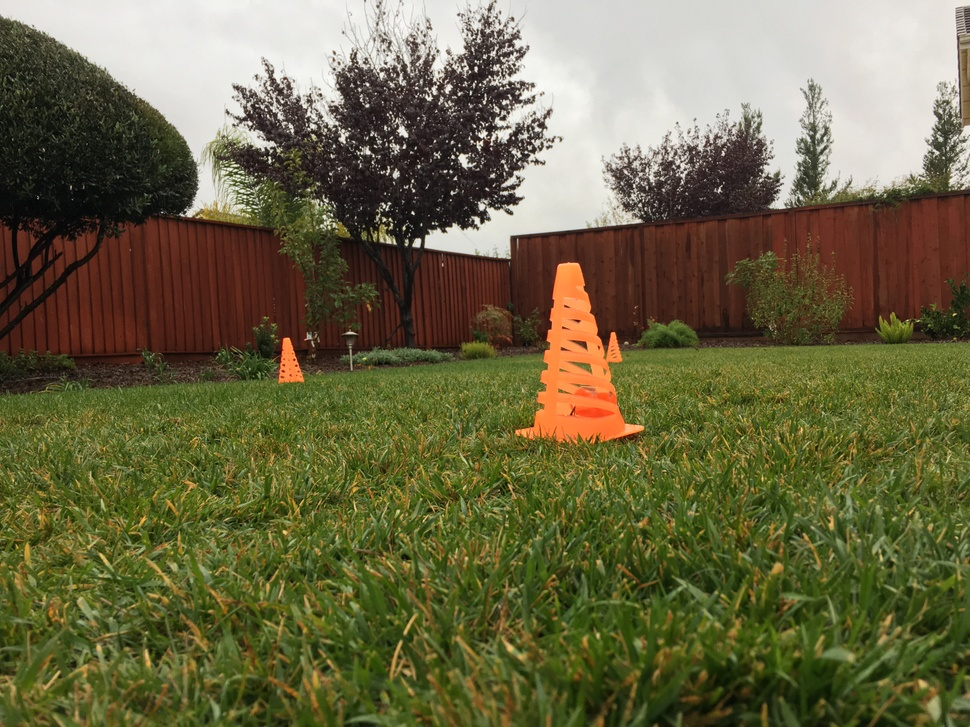
#> input picture images/IMG_1053.JPG, 970 x 727 px, shrunk from 4032 x 3024 before the run
$ python -i cone_code.py   (imports and definitions only)   (older library calls are emulated)
#> lines starting #> are read from the running program, lines starting #| are printed output that depends on the picture; after the words box and inside, x2 and y2 are one past the last pixel; in counts of white or black regions, pixels touching at a corner belong together
""" This file contains the classes for cone detection and seeking """
#
# Common functions for cone detection and seeking
#
import cv2, time
import numpy as np
from threading import Timer

# Needed for publishing the messages
class pose_data:
    x = 0
    y = 0
    z = 0
    w = 0
    h = 0
    d = 0
    area = 0.0

def is_cv2():
    # if we are using OpenCV 2, then our cv2.__version__ will start
    # with '2.'
    return check_opencv_version("2.")

# [4 lines left out: function is_cv3, not called in this run]

def check_opencv_version(major):
    # return whether or not the current OpenCV version matches the
    # major version number
    return cv2.__version__.startswith(major)

class ConeFinder:
    """ ConeFinder class """
    codec = 'XVID'

    def __init__(self, min_area=30):
        self.firstTime = True
        self.rgbOut = None
        self.depthOut = None
        self.min_area = min_area

    # [9 lines left out: function _initCapture, not called in this run]

    def _getHullDepth(self, hull, depthImg=None):
        """ Returns depth range tuple (min, max) """
        if depthImg is None:
            return (0, 0)

        depthList = []
        # Get bounding box of the hull
        for point in hull:
            depth = depthImg[point[0][1], point[0][0]]
            # R200 provides depth from 50cm to 3.5m typically and each unit is mm
            if depth > 0:
                depthList.append(depth)

        # If we have most of the points with depth, we will assume the rest were error
        if len(depthList) > len(hull)/2:
            depthList.sort()
            return (depthList[0], depthList[-1])

        return (0, 0)

    def _convexHullIsPointingUp(self, hull):
        (centerX, centerY), (w, h), angle = cv2.minAreaRect(hull)

        # Remove any cones with size less than certain threshold
        if h*w < self.min_area:
            #print('Area %d too small' % (h*w))
            return False

        # Our cones are tall, rather than high but angle can affect w and h
        # Angle goes from +90 to -90
        if(angle > 60 or angle < -60):
            aspectRatio = float(h) / w
        elif(angle < 30 and angle > -30):
            aspectRatio = float(w) / h
        else:
            # Very inclined cone, drop them
            #print('Angle (%d) too steep' % angle)
            return False

        #if aspectRatio > 0.9:
            #print('Aspect ratio (%f) too low, %d' % (aspectRatio, angle))
            #return False

        listOfPointsAboveCenter = []
        listOfPointsBelowCenter = []

        # step through all points in convex hull
        for point in hull:
            # and add each point to
            # list of points above or below vertical center as applicable
            if point[0][1] < centerY:
                listOfPointsAboveCenter.append(point)
            else:
                listOfPointsBelowCenter.append(point)

        base = 0
        if len(listOfPointsBelowCenter):
            intLeftMostPointBelowCenter = listOfPointsBelowCenter[0][0][0]
            intRightMostPointBelowCenter = listOfPointsBelowCenter[0][0][0]
            # determine left and right most points below center
            for point in listOfPointsBelowCenter:
                if point[0][0] < intLeftMostPointBelowCenter:
                    intLeftMostPointBelowCenter = point[0][0]
                if point[0][0] >= intRightMostPointBelowCenter:
                    intRightMostPointBelowCenter = point[0][0]
            base = intRightMostPointBelowCenter - intLeftMostPointBelowCenter

        top = 0
        if len(listOfPointsAboveCenter):
            intLeftMostPointAboveCenter = listOfPointsAboveCenter[0][0][0]
            intRightMostPointAboveCenter = listOfPointsAboveCenter[0][0][0]
            # determine left and right most points above center
            for point in listOfPointsAboveCenter:
                if point[0][0] < intLeftMostPointAboveCenter:
                    intLeftMostPointAboveCenter = point[0][0]
                if point[0][0] >= intRightMostPointAboveCenter:
                    intRightMostPointAboveCenter = point[0][0]
            top = intRightMostPointAboveCenter - intLeftMostPointAboveCenter

        # Top should be smaller than base, ideally only a few pixels
        if (top > base/2):
            #print('top too wide')
            return False

        # Check for slanted cones
        for point in listOfPointsAboveCenter:
            if point[0][0] < intLeftMostPointBelowCenter or \
             point[0][0] > intRightMostPointBelowCenter:
                #print('Slanted cone')
                return False

        # if we get here, shape has passed pointing up check
        return True

    def _process_orange_color(self, img):
        # convert to HSV color space, this will produce better color filtering
        imgHSV = cv2.cvtColor(img, cv2.COLOR_BGR2HSV)

        # Threshold on low range of HSV red
        low_redl = np.array([0, 135, 90])
        low_redh = np.array([19, 255, 255])
        imgThreshLow = cv2.inRange(imgHSV, low_redl, low_redh)

        # threshold on high range of HSV red
        high_redl = np.array([160, 135, 90])
        high_redh = np.array([179, 255, 255])
        imgThreshHigh = cv2.inRange(imgHSV, high_redl, high_redh)

        # combine low range red thresh and high range red thresh
        return cv2.bitwise_or(imgThreshLow, imgThreshHigh)

    # [22 lines left out: functions captureFrames, release, not called in this run]

    def find_cones(self, img, depthImg=None):
        h, w = img.shape[:2]

        image_centerX = w/2
        image_centerY = h  # y goes down from top

        # Process orange color and convert to gray image
        imgThresh = self._process_orange_color(img)
        #imgThresh = cv2.GaussianBlur(imgThresh, (3, 3), 0)
        #imgThresh = cv2.medianBlur(imgThresh, 5)
        imgThresh = cv2.bilateralFilter(imgThresh, 5, 20, 20)

        if is_cv2():
            contours, hierarchy = cv2.findContours(imgThresh, cv2.RETR_EXTERNAL,
                                                   cv2.CHAIN_APPROX_SIMPLE)
        else:
            image, contours, hierarchy = cv2.findContours(imgThresh, cv2.RETR_EXTERNAL,
                                                          cv2.CHAIN_APPROX_SIMPLE)

        listOfHullsAndArea = []
        if len(contours) != 0:
            for cnt in contours:
                epsilon = 0.1 * cv2.arcLength(cnt, True)
                # print'epsilon',epsilon
                contour = cv2.approxPolyDP(cnt, epsilon, True)
                #contour = cv2.approxPolyDP(cnt, 6.7, True)
                # Find convex hulls.
                hull = cv2.convexHull(contour, returnPoints=True)
                # get the depth range for the hull - min and max
                depthRange = self._getHullDepth(hull, depthImg)
                # We need to sort and store the contours by proximity of their centroids
                listOfHullsAndArea.append((hull, cv2.contourArea(hull), depthRange))

        listOfCones = []
        poses = []

        # Sort the list by decreasing area
        listOfHullsAndArea.sort(key=lambda had: had[1], reverse=True)
        for (hull, area, (dMin, dMax)) in listOfHullsAndArea:
            # print 'convexHull',len(temp)
            if len(hull) >= 3 and self._convexHullIsPointingUp(hull):
                listOfCones.append(hull)
                x, y, w, h = cv2.boundingRect(hull)
                pose = pose_data()
                pose.x = x + w/2 - image_centerX
                pose.w = w
                # Height is being measured top of screen to down so we need to invert y
                pose.y = (image_centerY - (y+h))
                pose.h = h
                pose.z = dMin   # But this is the hypotenuse
                pose.d = dMax - dMin
                pose.area = area
                poses.append(pose)

        return (poses, listOfCones)

class ConeSeeker:
    """ ConeSeeker class
        It will produce a steering range of -1. to 1. and
        a throttle value of min_throttle to 1.
    """
    # Must be between 0. to 1.
    conf_decay_rate = 0.8
    nItems = 16

    # [136 lines left out: functions __init__, _search_timeout, _search_cone, _update_prev_poses, _getConfFromOldFrames, _get_drive_deltas and 1 more, not called in this run]

>>> import cv2
>>> picture = cv2.imread('../images/IMG_1053.JPG')
#> picture is the input picture: shape (727, 970, 3); mean B, G, R 68.1, 102.1, 106.5
>>> result = ConeFinder().find_cones(picture)
#> in _process_orange_color, `imgHSV = cv2.cvtColor(img, cv2.COLOR_BGR2HSV)`: imgHSV: shape (727, 970, 3); mean H, S, V 27.6, 124.1, 111.5
#> in _process_orange_color, `imgThreshLow = cv2.inRange(imgHSV, low_redl, low_redh)`:
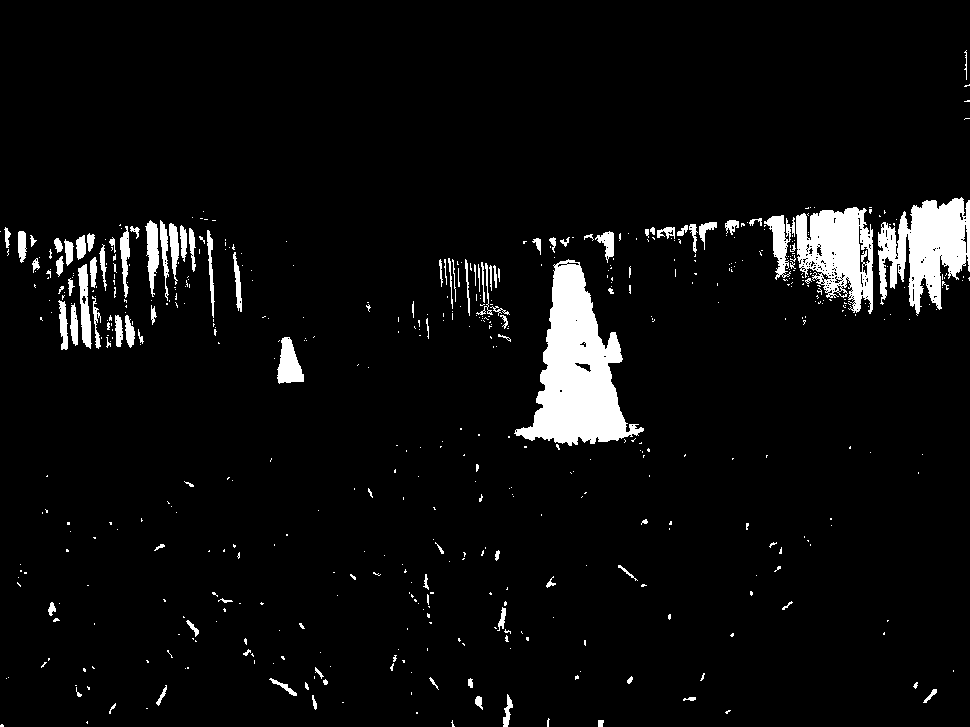
#> imgThreshLow: shape (727, 970); 5.1% white; 557 white regions (451 under 20 px)
#> in _process_orange_color, `imgThreshHigh = cv2.inRange(imgHSV, high_redl, high_redh)`: imgThreshHigh: shape (727, 970); every value is 0
#> in find_cones, `image, contours, hierarchy = cv2.findContours(imgThresh, cv2.RETR_EXTE..`: contours = 557 contours, 486 with area under 20; largest, box (x1, y1, x2, y2) and area: (514, 259, 644, 446) 11052, (878, 197, 970, 316) 5988, (796, 207, 873, 314) 5455, (277, 337, 304, 384) 752, (764, 215, 795, 280) 743
#> the loop in find_cones, `for cnt in contours:` made 557 passes
#> (epsilon, contour, hull) on passes 1 to 3: (0.883, [[0, 725], [0, 726], [3, 726], [2, 724]], [[2, 724], [3, 726], [0, 726], [0, 725]]), (0.483, [[87, 721], [86, 722], [87, 723]], [[87, 723], [86, 722], [87, 721]]), (2.14, [[598, 720], [598, 726], [602, 726], [603, 720]], [[603, 720], [602, 726], [598, 726], [598, 720]])
#> after the loop in find_cones, `for cnt in contours:`: listOfHullsAndArea = 557 items
#> the loop in find_cones, `for (hull, area, (dMin, dMax)) in listOfHullsAndArea: # print 'convexH..` made 557 passes
#> (hull, area, centerX in _convexHullIsPointingUp, centerY in _convexHullIsPointingUp, angle in _convexHullIsPointingUp, aspectRatio in _convexHullIsPointingUp) on passes 1, 2, 15, 17, 19, 23, 25: ([[638, 435], [514, 433], [560, 261]], 10710, 547.7, 371, -24.15, 0.589), ([[303, 381], [278, 382], [284, 337]], 559.5, 282.8, 363.6, -23.36, 0.487), ([[555, 584], [547, 587], [550, 581], [553, 576]], 36.5, 552.4, 582.7, -63.43, 0.464), ([[428, 589], [423, 586], [425, 574]], 33, 424.4, 581.9, -11.31, 0.282), ([[39, 267], [33, 272], [37, 258]], 32, 37.11, 265.6, -74.05, 0.302), ([[55, 611], [50, 615], [52, 602]], 28.5, 53.14, 608.8, -81.25, 0.329), ([[592, 240], [584, 239], [592, 234]], 24, 588, 237, -90, 1.33)
#> (hull, area, centerX in _convexHullIsPointingUp, centerY in _convexHullIsPointingUp, angle in _convexHullIsPointingUp, aspectRatio in _convexHullIsPointingUp) on passes 3, 4, 5, 6, 7, 9: ([[607, 262], [595, 238], [609, 231]], 210, 608, 246.5, -26.57, 0.583), ([[704, 249], [699, 226], [716, 222]], 205.5, 703.6, 232.7, -66.04, 0.471), ([[73, 246], [67, 265], [65, 239]], 97, 69.71, 251.7, -4.4, 0.285), ([[674, 227], [674, 238], [657, 230]], 93.5, 666.4, 233.8, -10.01, 1.59), ([[78, 259], [76, 240], [84, 235]], 81, 77.82, 246.2, -75.96, 0.265), ([[62, 248], [57, 252], [54, 240], [58, 238]], 60, 57.5, 245, -21.8, 0.485)

$ run again, on images/IMG_1055.JPG
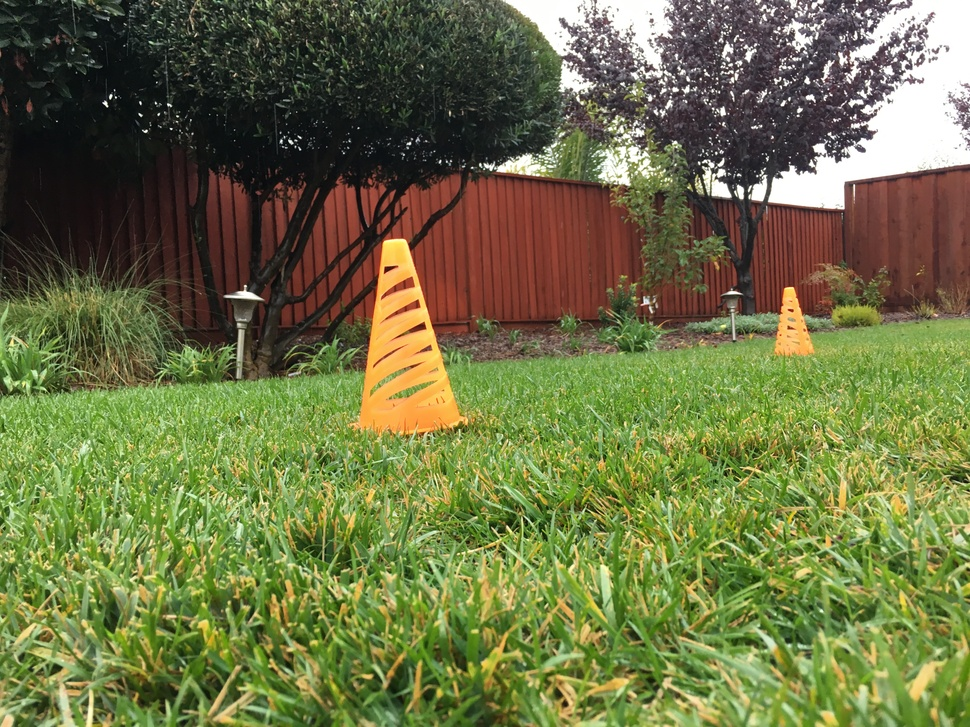
#> input picture images/IMG_1055.JPG, 970 x 727 px, shrunk from 4032 x 3024 before the run
#> picture is the input picture: shape (727, 970, 3); mean B, G, R 68, 114.2, 109.1
#> imgHSV: shape (727, 970, 3); mean H, S, V 43.9, 113.5, 123.5
#> in _process_orange_color, `imgThreshLow = cv2.inRange(imgHSV, low_redl, low_redh)`:
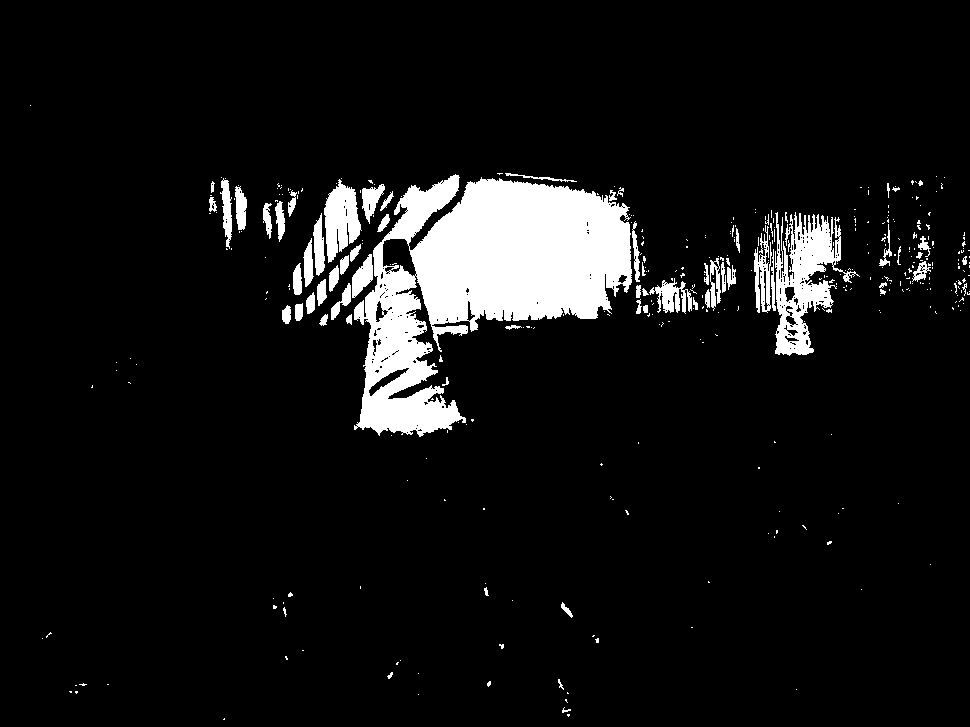
#> imgThreshLow: shape (727, 970); 7.8% white; 385 white regions (319 under 20 px)
#> imgThreshHigh: shape (727, 970); every value is 0
#> contours = 383 contours, 334 with area under 20; largest, box (x1, y1, x2, y2) and area: (354, 174, 632, 437) 38109, (775, 212, 860, 356) 5124, (324, 179, 362, 263) 1792, (754, 225, 772, 313) 668, (649, 278, 692, 314) 584
#> the loop in find_cones, `for cnt in contours:` made 383 passes
#> (epsilon, contour, hull) on passes 1 to 3: (0.341, [[224, 718], [223, 719], [224, 719]], [[224, 719], [223, 719], [224, 718]]), (0.683, [[569, 714], [567, 714], [568, 716]], [[568, 716], [567, 714], [569, 714]]), (2.59, [[562, 712], [570, 709], [564, 710], [564, 707]], [[564, 707], [570, 709], [562, 712]])
#> after the loop in find_cones, `for cnt in contours:`: listOfHullsAndArea = 383 items
#> the loop in find_cones, `for (hull, area, (dMin, dMax)) in listOfHullsAndArea: # print 'convexH..` made 383 passes
#> (hull, area, centerX in _convexHullIsPointingUp, centerY in _convexHullIsPointingUp, angle in _convexHullIsPointingUp, aspectRatio in _convexHullIsPointingUp) on passes 2, 4, 8, 11, 12: ([[372, 279], [352, 297], [371, 254]], 259, 366.5, 277.7, -66.16, 0.234), ([[314, 309], [307, 313], [313, 292]], 61.5, 312.7, 303.3, -74.05, 0.258), ([[616, 199], [609, 200], [610, 190]], 34.5, 611.8, 194.7, -8.13, 0.725), ([[622, 196], [617, 195], [620, 187]], 21.5, 620.9, 191.9, -69.44, 0.589), ([[966, 263], [963, 264], [962, 260], [966, 256]], 20.5, 964, 260, -90, 0.5)
